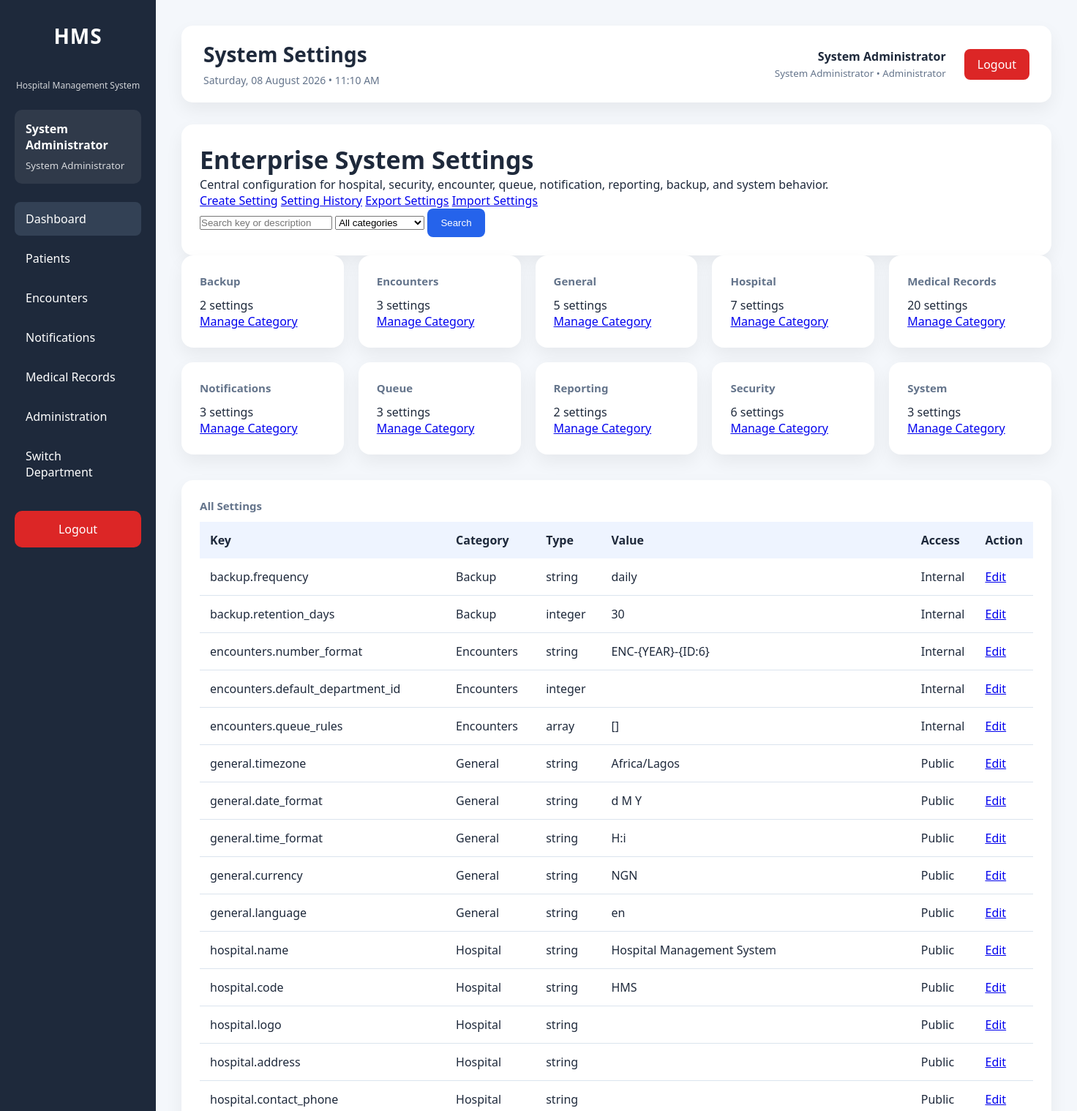
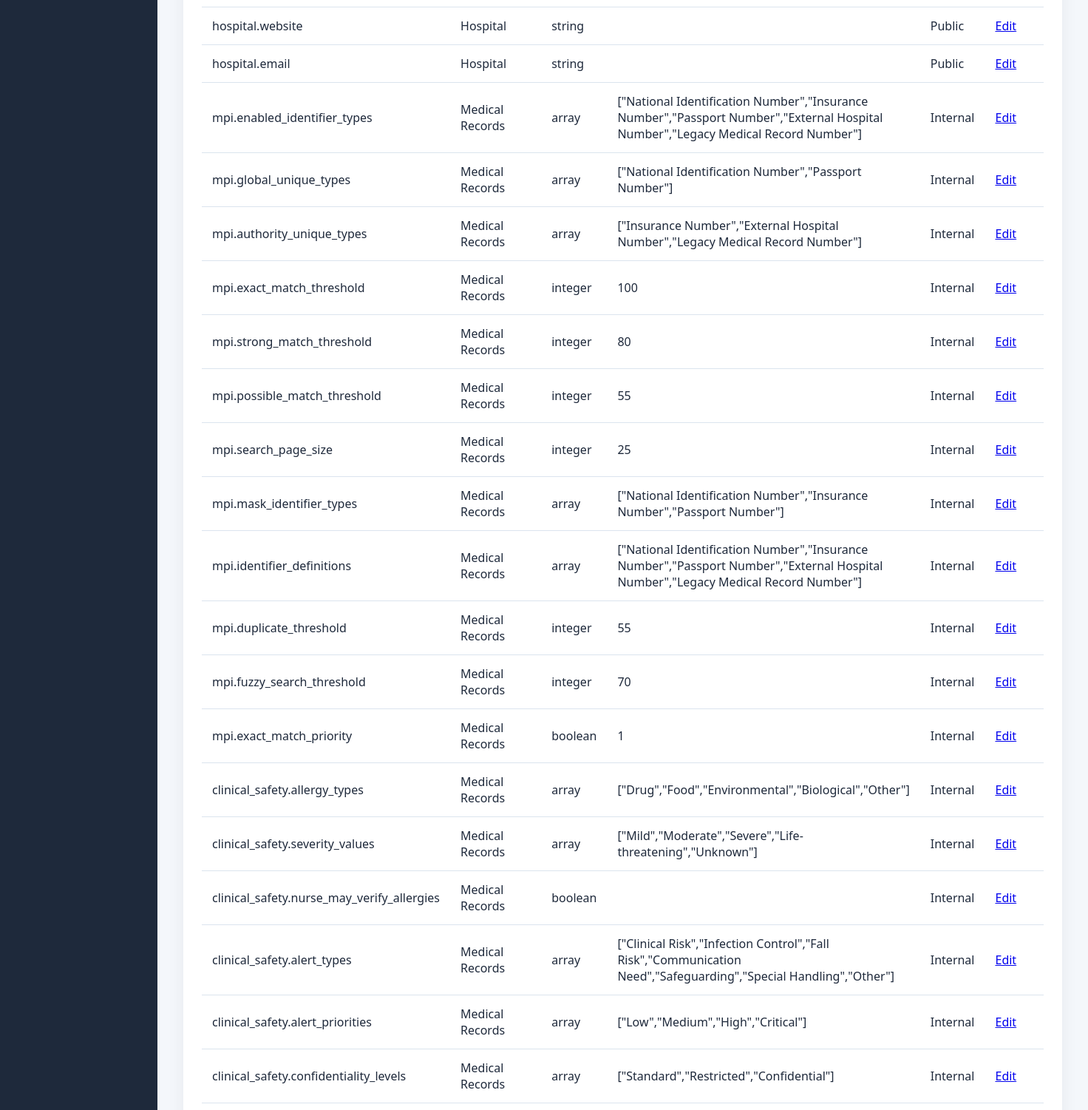
Page /modules/administration/settings/index.php (signed in, upper part) on the earlier database version (2 pictures, top to bottom).
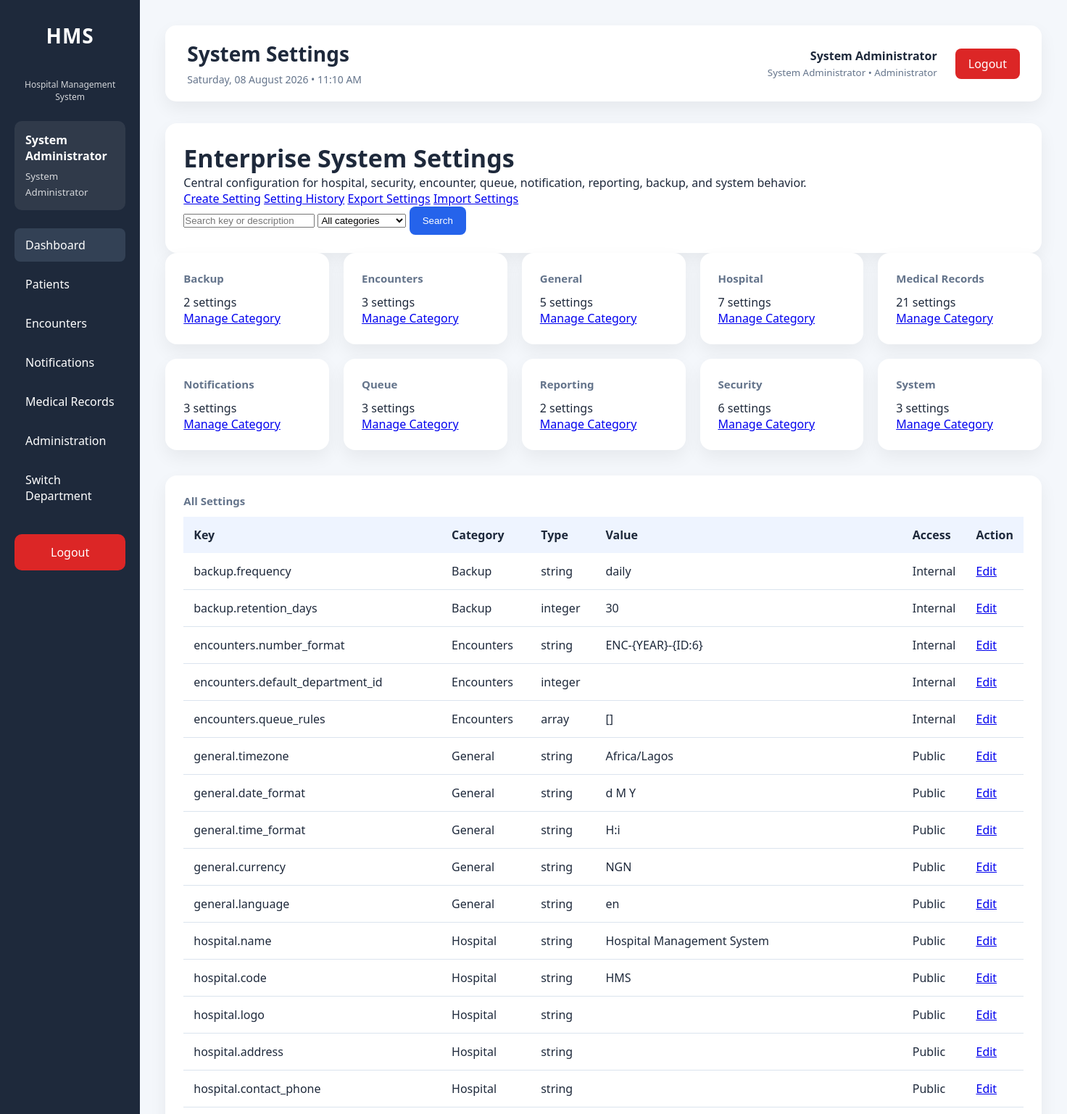
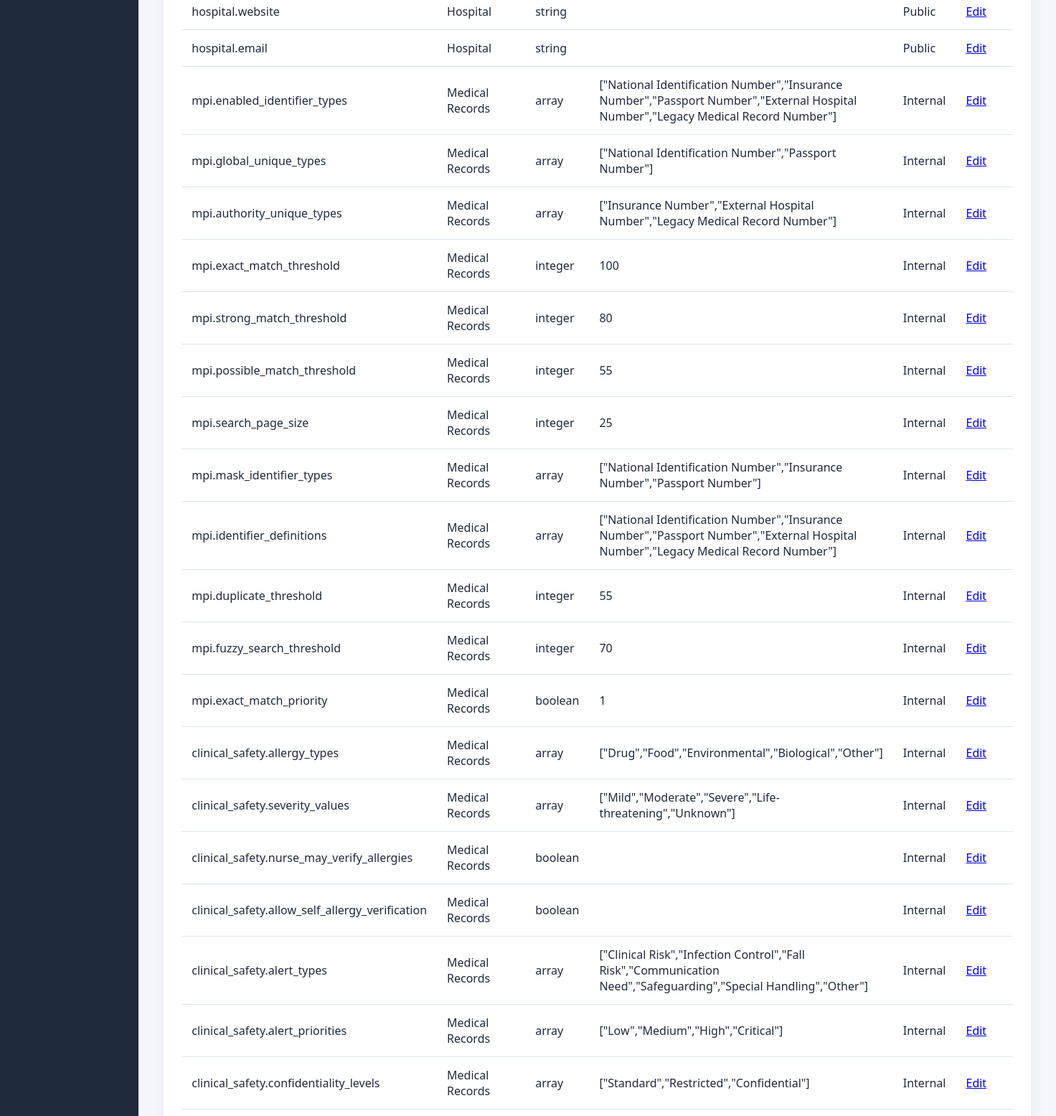
Same page on the later database version (2 pictures, top to bottom).
### tables this page shows
CREATE TABLE `system_settings` (
  `id` bigint(20) NOT NULL AUTO_INCREMENT,
  `setting_key` varchar(191) NOT NULL,
  `setting_value` longtext DEFAULT NULL,
  `setting_type` varchar(30) NOT NULL DEFAULT 'string',
  `setting_group` varchar(100) NOT NULL,
  `description` text DEFAULT NULL,
  `default_value` longtext DEFAULT NULL,
  `validation_rules` text DEFAULT NULL,
  `is_public` tinyint(1) NOT NULL DEFAULT 0,
  `is_editable` tinyint(1) NOT NULL DEFAULT 1,
  `is_system` tinyint(1) NOT NULL DEFAULT 0,
  `is_sensitive` tinyint(1) NOT NULL DEFAULT 0,
  `is_encrypted` tinyint(1) NOT NULL DEFAULT 0,
  `sort_order` int(11) NOT NULL DEFAULT 0,
  `created_by` int(11) DEFAULT NULL,
  `updated_by` int(11) DEFAULT NULL,
  `created_at` timestamp NOT NULL DEFAULT current_timestamp(),
  `updated_at` timestamp NULL DEFAULT NULL ON UPDATE current_timestamp(),
  PRIMARY KEY (`id`),
  UNIQUE KEY `uq_system_settings_key` (`setting_key`),
  KEY `idx_system_settings_group_order` (`setting_group`,`sort_order`,`setting_key`),
  KEY `idx_system_settings_public` (`is_public`,`setting_group`),
  KEY `idx_system_settings_system` (`is_system`,`is_editable`),
  KEY `fk_system_settings_created_by` (`created_by`),
  KEY `fk_system_settings_updated_by` (`updated_by`),
  CONSTRAINT `fk_system_settings_created_by` FOREIGN KEY (`created_by`) REFERENCES `users` (`id`) ON DELETE SET NULL ON UPDATE CASCADE,
  CONSTRAINT `fk_system_settings_updated_by` FOREIGN KEY (`updated_by`) REFERENCES `users` (`id`) ON DELETE SET NULL ON UPDATE CASCADE
);

### modules/administration/settings/bootstrap.php (called while the page is built, shortened)
<?php
require_once __DIR__ . '/../partials/bootstrap.php';
require_once __DIR__ . '/../../../services/SettingsService.php';
$settingsService = new SettingsService($pdo);

### services/SettingsService.php (called while the page is built, shortened)
<?php
class SettingsService
{
    private PDO $pdo;
    public function __construct(PDO $pdo)
    {
        $this->pdo = $pdo;
        $this->cacheNamespace = (string)spl_object_id($pdo);
    }
    public function get(string $key, mixed $default = null): mixed
    {
        $row = $this->settingRow($key);
        $stored = $row['setting_value'];
        try {
            return $this->deserializeValue((string)$stored, (string)$row['setting_type']);
        } catch (Throwable $exception) {
            return $default;
        }
    }
    public function listGroups(): array
    {
        $stmt = $this->pdo->query('
            SELECT setting_group,
                   COUNT(*) AS setting_count,
                   SUM(is_editable = 1) AS editable_count,
                   MIN(sort_order) AS first_sort_order
            FROM system_settings
            GROUP BY setting_group
            ORDER BY first_sort_order, setting_group
        ');
        $groups = $stmt->fetchAll(PDO::FETCH_ASSOC);
        return $groups;
    }
    public function search(string $search = '', ?string $group = null): array
    {
        $where = [];
        $parameters = [];
        $sql = 'SELECT * FROM system_settings';
        $sql .= ' ORDER BY setting_group, sort_order, setting_key';
        $stmt = $this->pdo->prepare($sql);
        $stmt->execute($parameters);
        return $this->hydrateRows($stmt->fetchAll(PDO::FETCH_ASSOC));
    }
    public function getInteger(string $key, int $default = 0): int
    {
        $value = $this->get($key, $default);
        return is_numeric($value) ? (int)$value : $default;
    }
    private function settingRow(string $key): ?array
    {
        try {
            $stmt = $this->pdo->prepare(
                'SELECT * FROM system_settings WHERE setting_key = :setting_key LIMIT 1'
            );
            $stmt->execute([':setting_key' => $key]);
            $row = $stmt->fetch(PDO::FETCH_ASSOC) ?: null;
        } catch (Throwable $exception) {
            $row = null;
        }
        return $row;
    }
    private function hydrateRows(array $rows): array
    {
        foreach ($rows as &$row) {
            $row['typed_value'] = $this->deserializeNullable(
                $row['setting_value'] !== null && $row['setting_value'] !== ''
                    ? $row['setting_value']
                    : $row['default_value'],
                (string)$row['setting_type']
            );
        }
        return $rows;
    }
    private function normalizeRules(mixed $rules): array
    {
        $decoded = json_decode($rules, true);
        return is_array($decoded) ? $decoded : [];
    }
    private function decodeRules(mixed $rules): array
    {
        return $this->normalizeRules($rules);
    }
    private function deserializeValue(string $value, string $type): mixed
    {
        return match ($type) {
            'integer' => (int)$value,
            'boolean' => in_array(strtolower($value), ['1', 'true', 'yes', 'on'], true),
            'float' => (float)$value,
            'array' => $this->toArray($value),
            default => $value
        };
    }
    private function deserializeNullable(mixed $value, string $type): mixed
    {
        if ($value === null || $value === '') {
            return null;
        }
        return $this->deserializeValue((string)$value, $type);
    }
    private function toArray(mixed $value): array
    {
        $decoded = json_decode($value, true, 512, JSON_THROW_ON_ERROR);
        return $decoded;
    }
}

### config/helpers.php (called while the page is built, shortened)
<?php
function e($value): string
{
    return htmlspecialchars(
        (string)$value,
        ENT_QUOTES,
        'UTF-8'
    );
}

### services/SessionService.php (called while the page is built, shortened)
<?php
class SessionService
{
    private ?PDO $pdo;
    private ?int $resolvedTimeoutSeconds = null;
    public function __construct(?PDO $pdo = null)
    {
        if ($pdo === null) {
            require_once __DIR__ . '/../config/database.php';
            $pdo = $GLOBALS['pdo'] ?? ($pdo ?? null);
        }
        $this->pdo = $pdo;
    }
    public function requireLogin(): void
    {
        $this->refreshOrExpire();
    }
    private function refreshOrExpire(): void
    {
        $lastActivity = (int)(
            $_SESSION['last_activity']
            ?? $_SESSION['login_time']
            ?? time()
        );
        if (time() - $lastActivity <= $this->sessionTimeoutSeconds()) {
            return;
        }
        exit;
    }
    private function sessionTimeoutSeconds(): int
    {
        if ($this->resolvedTimeoutSeconds !== null) {
            return $this->resolvedTimeoutSeconds;
        }
        $config = require __DIR__ . '/../config/app.php';
        $fallback = max(
            60,
            (int)($config['security']['session_timeout_seconds']
                ?? self::SESSION_TIMEOUT_SECONDS)
        );
        try {
            require_once __DIR__ . '/SettingsService.php';
            $minutes = (new SettingsService($this->pdo))->getInteger(
                'security.session_timeout_minutes',
                (int)ceil($fallback / 60)
            );
            return $this->resolvedTimeoutSeconds = max(60, $minutes * 60);
        } catch (Throwable $exception) {
            return $this->resolvedTimeoutSeconds = $fallback;
        }
    }
}

### config/auth.php (called while the page is built, shortened)
<?php
require_once __DIR__ . '/../services/SessionService.php';
$sessionService = new SessionService();
$sessionService->requireLogin();

### modules/administration/partials/bootstrap.php (called while the page is built, shortened)
<?php
require_once __DIR__ . '/../../../config/auth.php';
require_once __DIR__ . '/../../../config/helpers.php';

### modules/administration/settings/index.php (the view, shortened to what the changed rows need)
<?php
require_once __DIR__ . '/bootstrap.php';
$search = trim((string)($_GET['search'] ?? ''));
$selectedGroup = trim((string)($_GET['group'] ?? ''));
$groups = $settingsService->listGroups();
$settings = $settingsService->search(
    $search,
    $selectedGroup === '' ? null : $selectedGroup
);
require_once __DIR__ . '/../../../layouts/header.php';
require_once __DIR__ . '/../../../layouts/sidebar.php';
?>
<main class="content">
    <?php require_once __DIR__ . '/../../../layouts/navbar.php'; ?>
    <section class="card">
        <h2>Enterprise System Settings</h2>
    </section>
    <section class="stats">
        <?php foreach ($groups as $group): ?>
            <article class="card">
                <h3><?= e($group['setting_group']) ?></h3>
                <p><?= (int)$group['setting_count'] ?> settings</p>
                <a href="category.php?group=<?= urlencode((string)$group['setting_group']) ?>">Manage Category</a>
            </article>
        <?php endforeach; ?>
    </section>
    <section class="card">
        <?php if ($settings === []): ?>
            <p>No settings matched the current filters.</p>
        <?php else: ?>
            <table>
                <thead><tr><th>Key</th><th>Category</th><th>Type</th><th>Value</th><th>Access</th><th>Action</th></tr></thead>
                <tbody>
                <?php foreach ($settings as $setting): ?>
                    <tr>
                        <td><?= e($setting['setting_key']) ?></td>
                        <td><?= e($setting['setting_group']) ?></td>
                        <td><?= e($setting['setting_type']) ?></td>
                        <td><?= !empty($setting['is_sensitive']) ? '[REDACTED]' : e(is_array($setting['typed_value']) ? json_encode($setting['typed_value']) : (string)$setting['typed_value']) ?></td>
                        <td><?= !empty($setting['is_public']) ? 'Public' : 'Internal' ?></td>
                        <td><a href="edit.php?key=<?= urlencode((string)$setting['setting_key']) ?>">Edit</a></td>
                    </tr>
                <?php endforeach; ?>
                </tbody>
            </table>
        <?php endif; ?>
    </section>
</main>
<?php require_once __DIR__ . '/../../../layouts/footer.php'; ?>

Differences in the rows shown:
added system_settings: setting_key "clinical_safety.allow_self_allergy_verification", setting_group "Medical Records", setting_type "boolean", is_public "Internal"
Other differences:
new list line: "Medical Records 21 settings Manage Category"
list line gone: "Medical Records 20 settings Manage Category"
